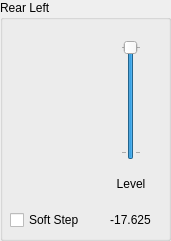
   <widget class="QGroupBox" name="groupBox_13">
    <property name="geometry">
     <rect>
      <x>440</x>
      <y>720</y>
      <width>171</width>
      <height>241</height>
     </rect>
    </property>
    <property name="title">
     <string>Rear Left</string>
    </property>
    <widget class="QWidget" name="gridLayoutWidget_14">
     <property name="geometry">
      <rect>
       <x>10</x>
       <y>40</y>
       <width>151</width>
       <height>191</height>
      </rect>
     </property>
     <layout class="QGridLayout" name="gridLayout_14">
      <item row="1" column="1" alignment="Qt::AlignHCenter|Qt::AlignVCenter">
       <widget class="QLabel" name="label_36">
        <property name="minimumSize">
         <size>
          <width>32</width>
          <height>18</height>
         </size>
        </property>
        <property name="maximumSize">
         <size>
          <width>32</width>
          <height>18</height>
         </size>
        </property>
        <property name="text">
         <string>Level</string>
        </property>
        <property name="alignment">
         <set>Qt::AlignCenter</set>
        </property>
       </widget>
      </item>
      <item row="2" column="1" alignment="Qt::AlignHCenter|Qt::AlignVCenter">
       <widget class="QLabel" name="label_37">
        <property name="minimumSize">
         <size>
          <width>45</width>
          <height>18</height>
         </size>
        </property>
        <property name="maximumSize">
         <size>
          <width>45</width>
          <height>18</height>
         </size>
        </property>
        <property name="text">
         <string>-17.625</string>
        </property>
        <property name="alignment">
         <set>Qt::AlignCenter</set>
        </property>
       </widget>
      </item>
      <item row="0" column="1">
       <layout class="QVBoxLayout" name="verticalLayout_17">
        <item alignment="Qt::AlignHCenter">
         <widget class="QSlider" name="verticalSlider_20">
          <property name="minimumSize">
           <size>
            <width>20</width>
            <height>120</height>
           </size>
          </property>
          <property name="maximumSize">
           <size>
            <width>20</width>
            <height>120</height>
           </size>
          </property>
          <property name="minimum">
           <number>-47</number>
          </property>
          <property name="maximum">
           <number>0</number>
          </property>
          <property name="pageStep">
           <number>1</number>
          </property>
          <property name="orientation">
           <enum>Qt::Vertical</enum>
          </property>
          <property name="tickPosition">
           <enum>QSlider::TicksBothSides</enum>
          </property>
          <property name="tickInterval">
           <number>47</number>
          </property>
         </widget>
        </item>
       </layout>
      </item>
      <item row="2" column="0">
       <widget class="QCheckBox" name="checkBox_17">
        <property name="minimumSize">
         <size>
          <width>85</width>
          <height>22</height>
         </size>
        </property>
        <property name="text">
         <string>Soft Step</string>
        </property>
       </widget>
      </item>
     </layout>
    </widget>
   </widget>
